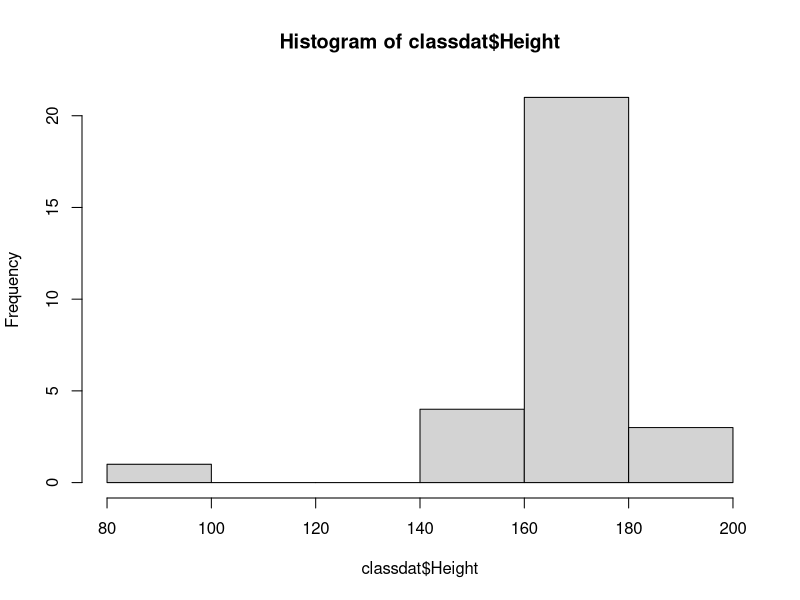
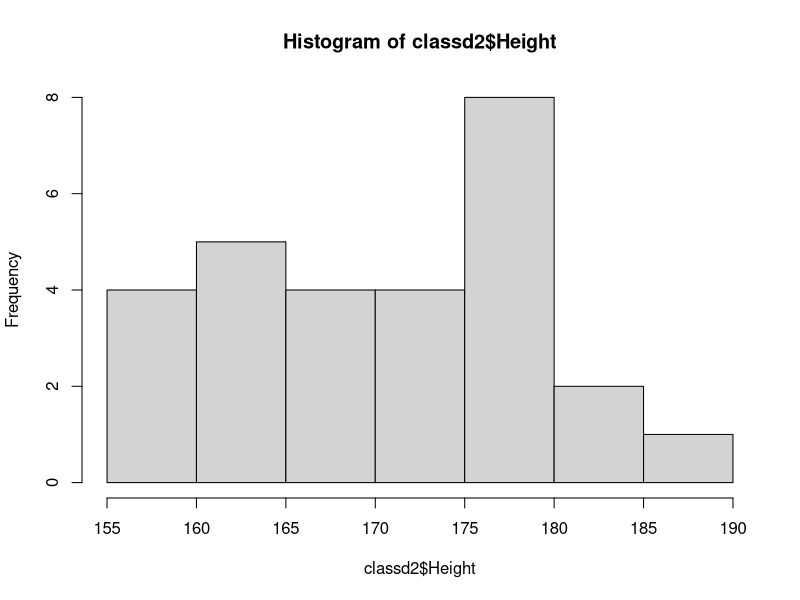
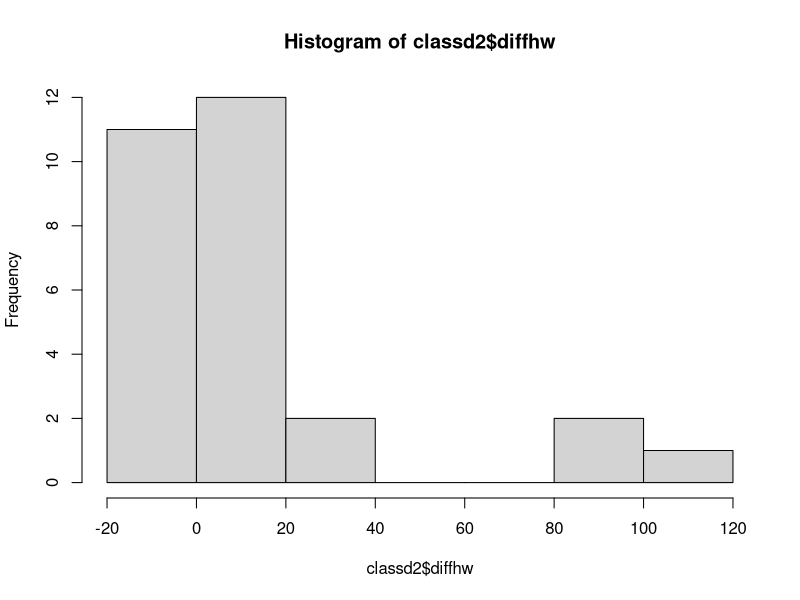
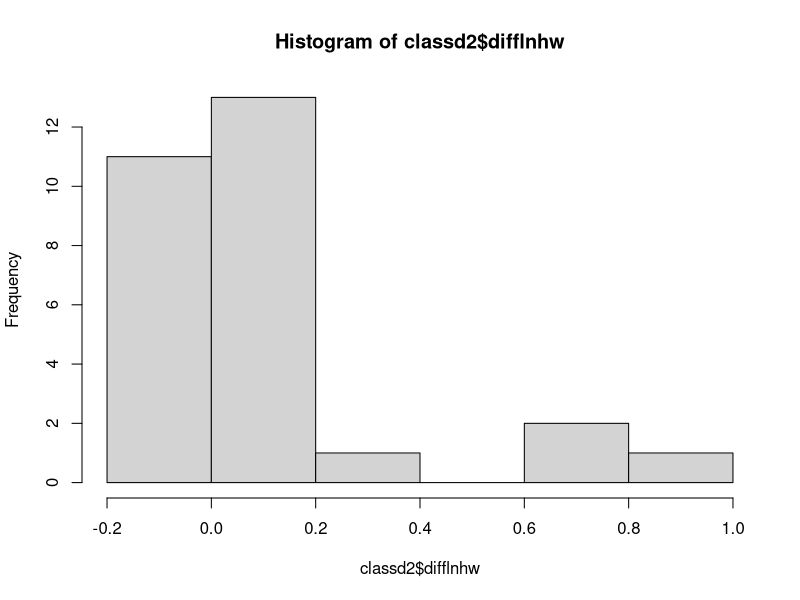

Here is the R script that generated these plots, in order:
library(readxl)
classdat <- read_excel("class data 2019.xlsx")
View(classdat)
hist(classdat$Height)

# data has impossible outlier < 100 cm

classd2 <- subset(classdat, classdat$Height > 100)

#remove impossible outliers

View(classd2)                
hist(classd2$Height)

#differences do not appear to be normally distributed 

classd2$diffhw = classd2$Height - classd2$Wingspan
hist(classd2$diffhw)
shapiro.test(classd2$diffhw)
classd2$lnheight = log(classd2$Height)
classd2$lnwing = log(classd2$Wingspan)

#attemped ln transformation

classd2$difflnhw = classd2$lnheight - classd2$lnwing
hist(classd2$difflnhw)

#diffs still do not look normally distributed

binom.test(11,28)

#used sign test. 11 out of 28 had difference < 0. Not sig.
